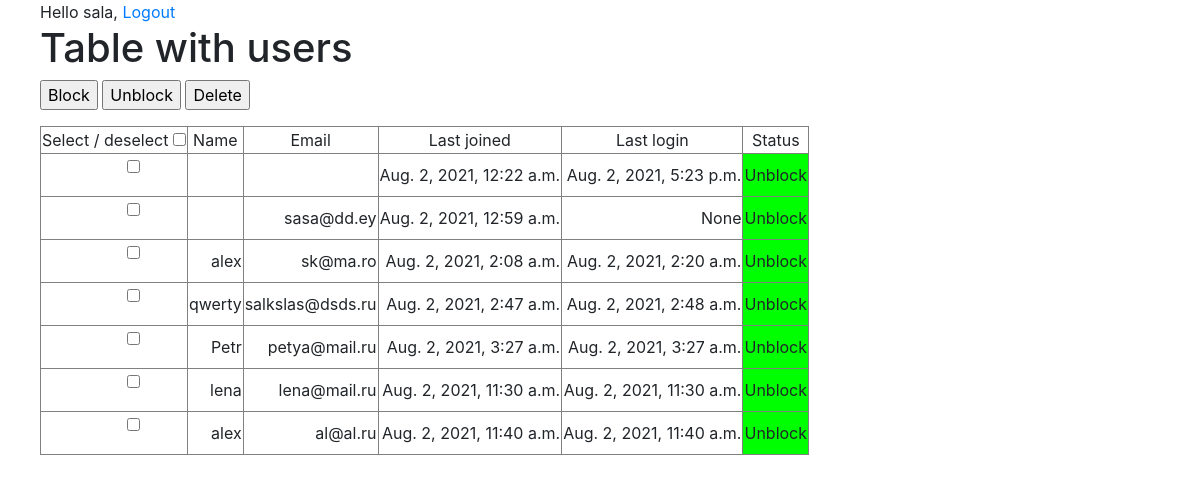
Screenshot of /table/ (signed in) with the database file from the repository.
### account/models.py (models this page shows, shortened)
class Profile(models.Model):
    user = models.OneToOneField(User, on_delete=models.CASCADE)
    last_login=datetime.datetime.now()
    date_joined=datetime.date.today()
    is_block = models.BooleanField(default=False)

### account/views.py (the view)
# urls.py: path('table/', views.userlist, name='table')
def userlist(request):
    users_list = Profile.objects.all()
    context = {
            "users_list": users_list,
        }
    return render(request, 'account/table.html', context)

### account/templates/account/table.html (shortened to what this page needs)
{% extends "base.html" %}
{% block content %}
    <h1>Table with users</h1>
<div class="toolbar">
<div class="toolbar_inner">
<p><input type="submit" value="Block">
<input type="submit" value="Unblock">
<input type="submit" value="Delete"></p>
</div>
</div>
<table border="1">
	<tr>
		<td align="center">Select / deselect <input type="checkbox" name=""></td>
		<td align="center">Name</td>
		<td align="center">Email</td>
		<td align="center">Last joined</td>
		<td align="center">Last login</td>
		<td align="center">Status</td>
	</tr>
	{% for users in users_list %}
		<tr>
			<td align="center"><ul><input type="checkbox" name=""></ul></td>
			<td align="right">{{ users.user.first_name }}</td>
			<td align="right">{{ users.user.email }}</td>
			<td align="right">{{ users.user.date_joined }}</td>
			<td align="right">{{ users.user.last_login }}</td>
			<td align="right" bgcolor="lime">Unblock</td>
		</tr>
	{% endfor %}
</table>
{% endblock content %}

### account/templates/base.html (shortened to what this page needs)
{% load static %}
<!DOCTYPE html>
<html style="margin-left: 40px">
<head>
	<link rel="stylesheet"
	href="https://stackpath.bootstrapcdn.com/bootstrap/4.1.3/css/bootstrap.min.css"
>
</head>
<body>
<div id="header">
    <span class="user">
        {% if request.user.is_authenticated %}
            Hello {{ request.user.username }},
            <a href="{% url "logout" %}">Logout</a>
        {% else %}
            <a href="{% url "login" %}">Log-in</a>
        {% endif %}
    </span>
</div>
<div id="content">
    {% block content %}
    {% endblock %}
</div>
</body>
</html>

### rows the page displays
Profile: user.date_joined "Aug. 2, 2021, 12:22 a.m.", user.last_login "Aug. 2, 2021, 5:23 p.m."
Profile: user.email "sasa@dd.ey", user.date_joined "Aug. 2, 2021, 12:59 a.m.", user.last_login "None"
Profile: user.first_name "alex", user.email "sk@ma.ro", user.date_joined "Aug. 2, 2021, 2:08 a.m.", user.last_login "Aug. 2, 2021, 2:20 a.m."
Profile: user.first_name "qwerty", user.email "salkslas@dsds.ru", user.date_joined "Aug. 2, 2021, 2:47 a.m.", user.last_login "Aug. 2, 2021, 2:48 a.m."
Profile: user.first_name "Petr", user.email "petya@mail.ru", user.date_joined "Aug. 2, 2021, 3:27 a.m.", user.last_login "Aug. 2, 2021, 3:27 a.m."
Profile: user.first_name "lena", user.email "lena@mail.ru", user.date_joined "Aug. 2, 2021, 11:30 a.m.", user.last_login "Aug. 2, 2021, 11:30 a.m."
Profile: user.first_name "alex", user.email "al@al.ru", user.date_joined "Aug. 2, 2021, 11:40 a.m.", user.last_login "Aug. 2, 2021, 11:40 a.m."

### other values shown
{{ request.user.username }} "sala"
